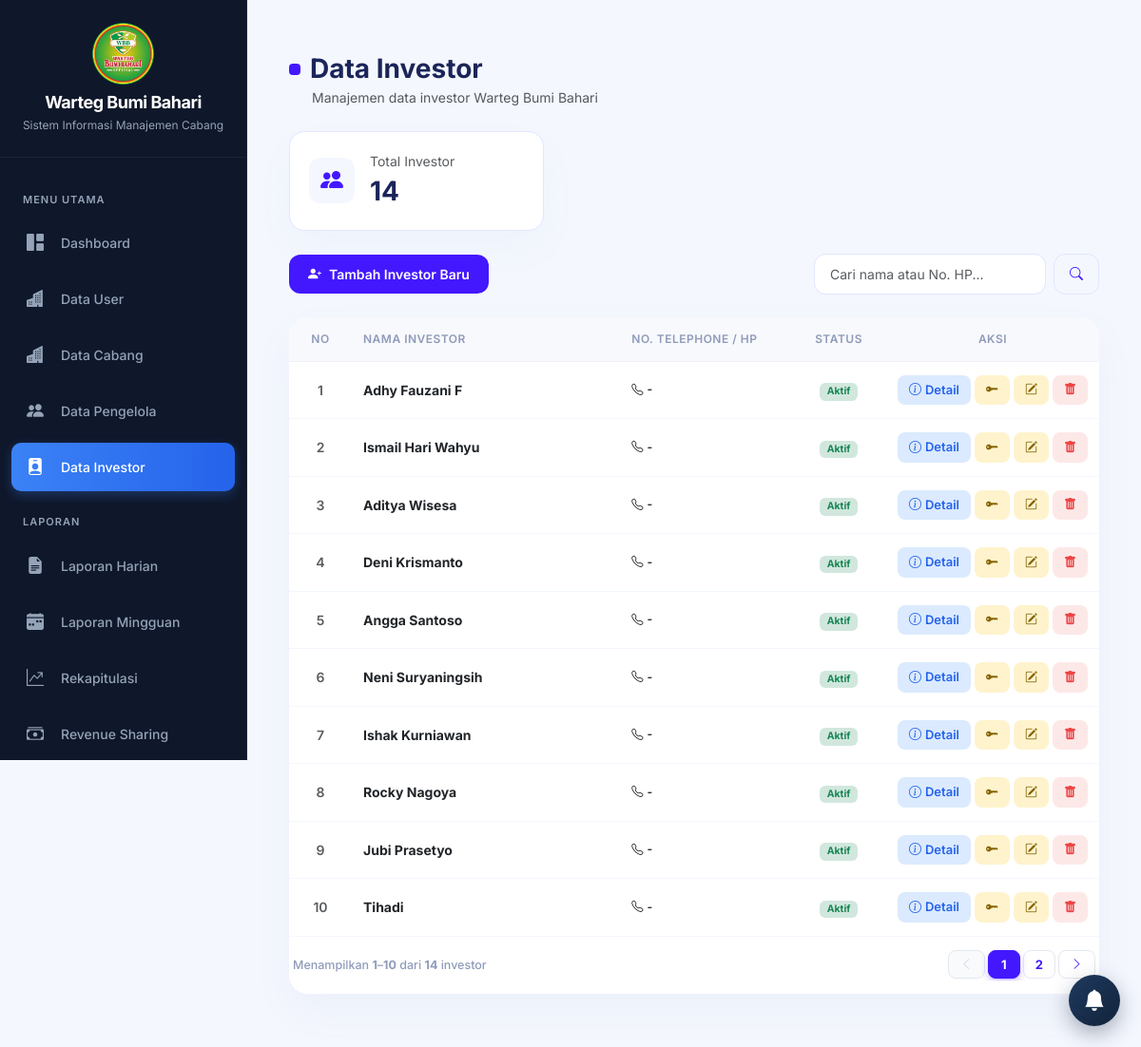
Page /admin_pusat/data_investor.php (signed in) on the committed database.
### tables this page shows
CREATE TABLE `investor` (
  `id_investor` int(11) NOT NULL AUTO_INCREMENT,
  `nama_investor` varchar(100) NOT NULL,
  `no_hp` varchar(20) DEFAULT NULL,
  `status` enum('aktif','nonaktif') DEFAULT 'aktif',
  PRIMARY KEY (`id_investor`)
);

### config/koneksi.php (called while the page is built, shortened)
<?php
if (!function_exists('h')) {
    function h($string): string
    {
        return htmlspecialchars((string) ($string ?? ''), ENT_QUOTES, 'UTF-8');
    }
}
require_once __DIR__ . '/pagination.php';

### admin_pusat/data_investor.php (the view, shortened to what this page needs)
<?php
require '../config/koneksi.php';
$total_investor_all = 0;
$query_stat = $conn->query("SELECT COUNT(*) as total FROM investor");
if ($query_stat) {
    $total_investor_all = $query_stat->fetch_assoc()['total'];
}
$search = trim($_GET['search'] ?? '');
$where_sql = "";
$params = [];
$types = "";
$limit  = 10;
$page   = isset($_GET['page']) ? (int)$_GET['page'] : 1;
$page   = $page < 1 ? 1 : $page;
$offset = ($page - 1) * $limit;
$sql = "SELECT * FROM investor $where_sql ORDER BY id_investor DESC LIMIT ? OFFSET ?";
$stmt = $conn->prepare($sql);
if ($search != '') {
    $fetch_types = $types . "ii";
    $fetch_params = array_merge($params, [$limit, $offset]);
    $stmt->bind_param($fetch_types, ...$fetch_params);
} else {
    $stmt->bind_param("ii", $limit, $offset);
}
$stmt->execute();
$investor_result = $stmt->get_result();
$investor_list = [];
while ($row = $investor_result->fetch_assoc()) {
    $investor_list[] = $row;
}
include 'sidebar_pusat.php';
?>
<link rel="stylesheet" href="https://cdn.jsdelivr.net/npm/bootstrap-icons@1.11.3/font/bootstrap-icons.min.css">
<div class="container-fluid py-4">
    <div class="d-flex justify-content-between align-items-center mb-4">
        <div>
            <div class="d-flex align-items-center">
                <span class="title-mark"></span>
                <h3 class="fw-bold mb-0" style="color: #1b2559;">Data Investor</h3>
            </div>
            <span class="text-muted small ms-4">Manajemen data investor Warteg Bumi Bahari</span>
        </div>
    </div>
    <div class="row mb-4">
        <div class="col-12 col-md-4">
            <div class="stat-card d-flex align-items-center gap-3">
                <div class="icon"><i class="bi bi-people-fill"></i></div>
                <div>
                    <div class="text-muted small">Total Investor</div>
                    <div class="fw-bold fs-3" style="color: #1b2559;"><?= number_format($total_investor_all) ?></div>
                </div>
            </div>
        </div>
    </div>
    <div class="d-flex flex-column flex-sm-row justify-content-between align-items-stretch align-items-sm-center gap-3 mb-4">
        <button type="button" class="btn btn-premium d-flex align-items-center gap-2" onclick="resetForm()">
            <i class="bi bi-person-plus-fill"></i> Tambah Investor Baru
        </button>
        <form method="GET" class="d-flex gap-2 search-container">
            <input type="text" name="search" class="form-control form-control-premium" placeholder="Cari nama atau No. HP..." value="<?= h($search) ?>">
            <button type="submit" class="btn btn-premium-outline"><i class="bi bi-search"></i></button>
        </form>
    </div>
    <div class="card saas-card p-0 overflow-hidden border-0">
        <div class="table-responsive table-desktop">
            <table class="table table-saas align-middle mb-0">
                <thead>
                    <tr>
                        <th width="8%" class="text-center">No</th>
                        <th width="35%">Nama Investor</th>
                        <th width="22%">No. Telephone / HP</th>
                        <th width="12%" class="text-center">Status</th>
                        <th width="23%" class="text-center">Aksi</th>
                    </tr>
                </thead>
                <tbody>
                    <?php if (empty($investor_list)): ?>
                    <tr>
                        <td colspan="5" class="text-center py-5 text-muted fw-semibold">
                            <i class="bi bi-inbox fs-2 d-block mb-2"></i> Belum ada data investor
                        </td>
                    </tr>
                    <?php else: $no = $offset + 1; foreach ($investor_list as $d): ?>
                    <tr>
                        <td class="text-center text-muted fw-semibold"><?= $no++ ?></td>
                        <td>
                            <span class="fw-bold text-dark d-block"><?= h($d['nama_investor']) ?></span>
                        </td>
                        <td>
                            <small class="d-block text-dark fw-semibold"><i class="bi bi-telephone me-1"></i><?= h($d['no_hp'] ?: '-') ?></small>
                        </td>
                        <td class="text-center">
                            <?php if (($d['status'] ?? 'aktif') == 'aktif'): ?>
                                <span class="badge bg-success-subtle text-success px-2 py-1">Aktif</span>
                            <?php else: ?>
                                <span class="badge bg-danger-subtle text-danger px-2 py-1">Nonaktif</span>
                            <?php endif; ?>
                        </td>
                        <td class="text-center">
                            <div class="d-inline-flex gap-1 justify-content-center">
                                <button type="button" class="btn btn-action-info" onclick="showDetailInvestor(<?= (int)$d['id_investor'] ?>, '<?= h(addslashes($d['nama_investor'])) ?>')">
                                    <i class="bi bi-info-circle me-1"></i> Detail
                                </button>
                                <a href="data_user?open_modal=1&id_investor=<?= (int)$d['id_investor'] ?>&nama_investor=<?= urlencode($d['nama_investor']) ?>" class="btn btn-action-edit" title="Buat/atur akun login investor ini">
                                    <i class="bi bi-key-fill"></i>
                                </a>
                                <button type="button" class="btn btn-action-edit" onclick="editInvestor(<?= htmlspecialchars(json_encode($d), ENT_QUOTES, 'UTF-8') ?>)">
                                    <i class="bi bi-pencil-square"></i>
                                </button>
                                <form method="POST" class="d-inline" id="form-delete-<?= (int)$d['id_investor'] ?>">
                                    <button type="button" class="btn btn-action-delete" onclick="confirmDelete(<?= (int)$d['id_investor'] ?>, '<?= h(addslashes($d['nama_investor'])) ?>')">
                                        <i class="bi bi-trash-fill"></i>
                                    </button>
                                </form>
                            </div>
                        </td>
                    </tr>
                    <?php endforeach; endif; ?>
                </tbody>
            </table>
        </div>
    </div>
</div>

### admin_pusat/sidebar_pusat.php (style rules this page uses)
:root { --sidebar-bg: #0f172a; --sidebar-hover: rgba(59, 130, 246, 0.15); --sidebar-active: linear-gradient(90deg, #3b82f6 0%, #2563eb 100%); --text-muted: #94a3b8; --content-bg: #f8fafc; }
* { font-family: 'Inter', sans-serif; }
body { background: var(--content-bg); }

### admin_pusat/data_investor.php (style rules this page uses)
body { background-color: #f4f7fe !important; font-family: 'Plus Jakarta Sans', sans-serif !important; color: #1b2559; }
.saas-card { background: #ffffff; border: none !important; border-radius: 20px !important; box-shadow: 0px 18px 40px rgba(112, 144, 176, 0.06) !important; padding: 20px; }
.title-mark { width: 12px; height: 12px; background-color: #4318ff; border-radius: 4px; display: inline-block; margin-right: 10px; }
.btn-premium { background-color: #4318ff !important; color: #ffffff !important; border: none !important; padding: 10px 20px; border-radius: 12px; font-weight: 600; font-size: 14px; transition: all 0.2s ease; }
.btn-premium-outline { background-color: #f4f7fe !important; color: #4318ff !important; border: 1px solid #e0e7ff !important; padding: 10px 16px; border-radius: 12px; font-weight: 600; font-size: 14px; }
.form-control-premium, .form-select-premium { border-radius: 12px !important; border: 1px solid #e0e7ff !important; padding: 10px 16px; color: #1b2559; font-size: 14px; background-color: #ffffff; }
.btn-action-info { background-color: #dbeafe; color: #2563eb; border: none; padding: 6px 12px; border-radius: 8px; font-size: 13px; font-weight: 600; display: inline-flex; align-items: center; justify-content: center; text-decoration: none; cursor: pointer; }
.btn-action-edit { background-color: #fff3cd; color: #856404; border: none; padding: 6px 12px; border-radius: 8px; font-size: 13px; font-weight: 600; display: inline-flex; align-items: center; justify-content: center; text-decoration: none; cursor: pointer; }
.btn-action-delete { background-color: #fde8e8; color: #ef4444; border: none; padding: 6px 12px; border-radius: 8px; font-size: 13px; font-weight: 600; display: inline-flex; align-items: center; justify-content: center; cursor: pointer; }
.stat-card { border-radius: 16px; padding: 20px; background: #fff; border: 1px solid #e0e7ff; box-shadow: 0px 18px 40px rgba(112, 144, 176, 0.04); }
.stat-card .icon { width: 48px; height: 48px; background: #f4f7fe; border-radius: 12px; display: flex; align-items: center; justify-content: center; font-size: 24px; color: #4318ff; }
.table-saas { margin-bottom: 0; width: 100% !important; }
.table-saas thead th { background-color: #f8f9fc !important; color: #8f9bba !important; font-weight: 600; font-size: 12px; text-transform: uppercase; letter-spacing: 0.5px; border-bottom: 1px solid #eef2f9 !important; padding: 14px 12px; }
.table-saas tbody td { padding: 14px 12px; border-bottom: 1px solid #f4f7fe !important; color: #2b3674; font-size: 14px; vertical-align: middle; }

### rows in the picture
investor: nama_investor "Adhy Fauzani F", no_hp "-", status "Aktif"
investor: nama_investor "Ismail Hari Wahyu", no_hp "-", status "Aktif"
investor: nama_investor "Aditya Wisesa", no_hp "-", status "Aktif"
investor: nama_investor "Deni Krismanto", no_hp "-", status "Aktif"
investor: nama_investor "Angga Santoso", no_hp "-", status "Aktif"
investor: nama_investor "Neni Suryaningsih", no_hp "-", status "Aktif"
investor: nama_investor "Ishak Kurniawan", no_hp "-", status "Aktif"
investor: nama_investor "Rocky Nagoya", no_hp "-", status "Aktif"
investor: nama_investor "Jubi Prasetyo", no_hp "-", status "Aktif"
investor: nama_investor "Tihadi", no_hp "-", status "Aktif"

### other values in the picture
$total_investor_all "14"
$info['from'] "1"
$info['to'] "10"
$info['total'] "14"
$info['label'] "investor"
